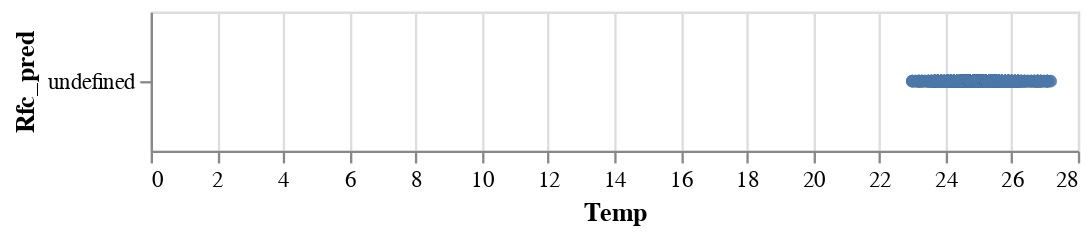

Notebook source saved alongside this figure:
### Code cell
alt.Chart(df).mark_circle().encode(
    x = "Temp",
    y = "Rfc_pred:N"
).properties(
    height = 60
)

### Figure 1 — Vega-Lite specification as saved in the notebook (floating-point values rounded to 4 significant figures; data arrays with more than 128 entries replaced by an {"elided": "..."} marker saying what was removed)
{"config": {"view": {"continuousWidth": 400, "continuousHeight": 300}}, "data": {"name": "data-4de4b16fc68650061c92af7fd0058642"}, "mark": "circle", "encoding": {"x": {"field": "Temp", "type": "quantitative"}, "y": {"field": "Rfc_pred", "type": "nominal"}}, "height": 60, "$schema": "https://vega.github.io/schema/vega-lite/v4.17.0.json", "datasets": {"data-4de4b16fc68650061c92af7fd0058642": {"elided": "2000 records"}}}
